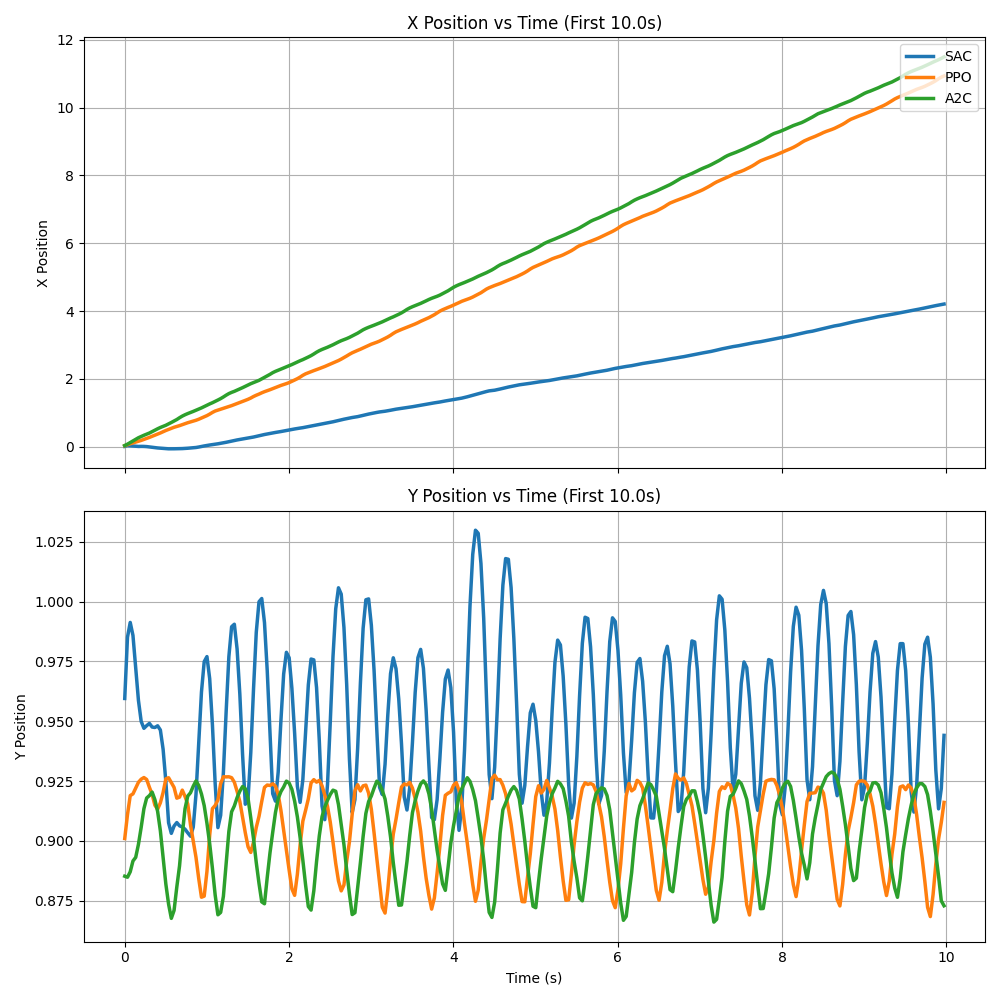

Source code (Python):
import pandas as pd
import matplotlib.pyplot as plt
import os

# ---------------------------------------------------------
# Configuration
# ---------------------------------------------------------
algos = ['SAC', 'PPO', 'A2C']

# File name for the trajectory data
file_relative_path = 'trajectory.csv' 

# CONTROL TIME LIMIT HERE
# Set to 10.0 to see only the first 10 seconds. 
# Set to None to see the whole file.
max_time = 10.0  

# ---------------------------------------------------------
# Plotting
# ---------------------------------------------------------
fig, (ax1, ax2) = plt.subplots(2, 1, figsize=(10, 10), sharex=True)

for algo in algos:
    # Construct file path (e.g., SAC/trajectory_data.csv)
    file_path = os.path.join(algo, file_relative_path)
    
    if not os.path.exists(file_path):
        print(f"Warning: File not found for {algo} at {file_path}")
        continue

    try:
        df = pd.read_csv(file_path)
        df.columns = df.columns.str.strip() # Clean column names
        
        # --- Filter data by time if max_time is set ---
        if max_time is not None:
            df = df[df['t'] <= max_time]

        # Plot X vs Time
        ax1.plot(df['t'], df['x'], linestyle='-', linewidth=2.5, label=algo)
        
        # Plot Y vs Time
        ax2.plot(df['t'], df['y'], linestyle='-', linewidth=2.5, label=algo)
        
    except Exception as e:
        print(f"Error reading {file_path}: {e}")

# Styling
ax1.set_title(f'X Position vs Time (First {max_time}s)' if max_time else 'X Position vs Time')
ax1.set_ylabel('X Position')
ax1.grid(True)
ax1.legend(loc='upper right')

ax2.set_title(f'Y Position vs Time (First {max_time}s)' if max_time else 'Y Position vs Time')
ax2.set_xlabel('Time (s)')
ax2.set_ylabel('Y Position')
ax2.grid(True)
# ax2.legend() # Legend is already on top, usually sufficient, but can be added here too

plt.tight_layout()
plt.savefig('trajectory_plots.png')
plt.savefig('trajectory_plots.pdf')
